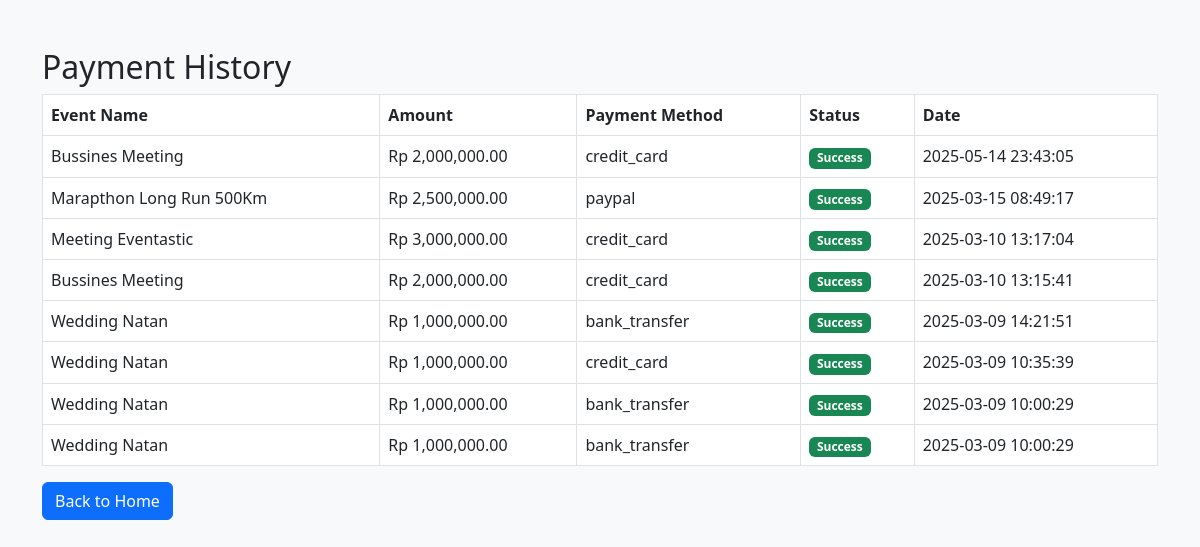
Page /payment_history.php (signed in) on the committed database.
### tables this page shows
CREATE TABLE `payments` (
  `id` int(11) NOT NULL,
  `user_id` int(11) NOT NULL,
  `event_id` int(11) NOT NULL,
  `amount` decimal(10,2) NOT NULL,
  `payment_method` varchar(50) NOT NULL,
  `status` enum('pending','success','failed') DEFAULT 'pending',
  `created_at` timestamp NOT NULL DEFAULT current_timestamp()
);

CREATE TABLE `events` (
  `event_id` int(11) NOT NULL,
  `EventName` varchar(255) NOT NULL,
  `EventImage` varchar(255) NOT NULL,
  `EventCategory` varchar(255) NOT NULL,
  `EventDescription` text DEFAULT NULL,
  `EventVariant` varchar(255) DEFAULT NULL,
  `EventPricePerVariant` decimal(10,2) DEFAULT NULL
);

### payment_history.php (the view, shortened to what this page needs)
<?php
include 'config.php';
$user_id = $_SESSION['user_id'];
$query = "SELECT p.*, e.EventName
          FROM payments p
          JOIN events e ON p.event_id = e.event_id
          WHERE p.user_id = ?
          ORDER BY p.created_at DESC";
$stmt = $conn->prepare($query);
$stmt->bind_param("i", $user_id);
$stmt->execute();
$result = $stmt->get_result();
?>
<!DOCTYPE html>
<html lang="en">
<head>
    <link href="https://cdn.jsdelivr.net/npm/bootstrap@5.3.0-alpha1/dist/css/bootstrap.min.css" rel="stylesheet">
</head>
<body class="bg-light">
    <div class="container mt-5">
        <h2>Payment History</h2>
        <table class="table table-bordered">
            <thead>
                <tr>
                    <th>Event Name</th>
                    <th>Amount</th>
                    <th>Payment Method</th>
                    <th>Status</th>
                    <th>Date</th>
                </tr>
            </thead>
            <tbody>
                <?php while ($payment = $result->fetch_assoc()): ?>
                    <tr>
                        <td><?php echo htmlspecialchars($payment['EventName']); ?></td>
                        <td>Rp <?php echo number_format($payment['amount'], 2); ?></td>
                        <td><?php echo htmlspecialchars($payment['payment_method']); ?></td>
                        <td>
                            <?php if ($payment['status'] == 'success'): ?>
                                <span class="badge bg-success">Success</span>
                            <?php else: ?>
                                <span class="badge bg-warning">Pending</span>
                            <?php endif; ?>
                        </td>
                        <td><?php echo htmlspecialchars($payment['created_at']); ?></td>
                    </tr>
                <?php endwhile; ?>
            </tbody>
        </table>
        <a href="index.php" class="btn btn-primary">Back to Home</a>
    </div>
</body>
</html>

### rows in the picture
payments: event.EventName "Bussines Meeting", amount "2,000,000.00", payment_method "credit_card", status "Success", created_at "2025-05-14 23:43:05"
payments: event.EventName "Marapthon Long Run 500Km", amount "2,500,000.00", payment_method "paypal", status "Success", created_at "2025-03-15 08:49:17"
payments: event.EventName "Meeting Eventastic", amount "3,000,000.00", payment_method "credit_card", status "Success", created_at "2025-03-10 13:17:04"
payments: event.EventName "Bussines Meeting", amount "2,000,000.00", payment_method "credit_card", status "Success", created_at "2025-03-10 13:15:41"
payments: event.EventName "Wedding Natan", amount "1,000,000.00", payment_method "bank_transfer", status "Success", created_at "2025-03-09 14:21:51"
payments: event.EventName "Wedding Natan", amount "1,000,000.00", payment_method "credit_card", status "Success", created_at "2025-03-09 10:35:39"
payments: event.EventName "Wedding Natan", amount "1,000,000.00", payment_method "bank_transfer", status "Success", created_at "2025-03-09 10:00:29"
payments: event.EventName "Wedding Natan", amount "1,000,000.00", payment_method "bank_transfer", status "Success", created_at "2025-03-09 10:00:29"
